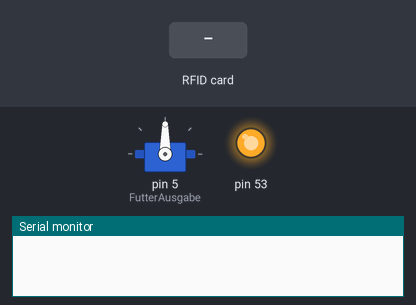
Simulated run of this sketch. Board: Arduino Mega 2560, built with avr-gcc and run on an emulated ATmega2560. On the bench: servo, output pins drawn as LEDs (lit = HIGH), the last lines printed to the serial monitor. The test bench sets the inputs (shaded band).

Above: at 1.2 s.
1.3 s: RFID card 5E 7A 19 C4 held to the reader
At 1.57 s:
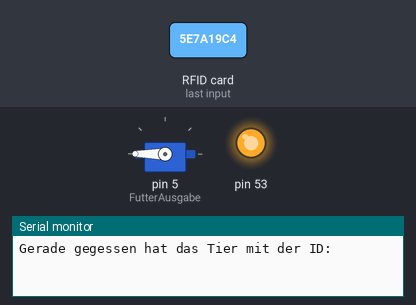
At 4.3 s:
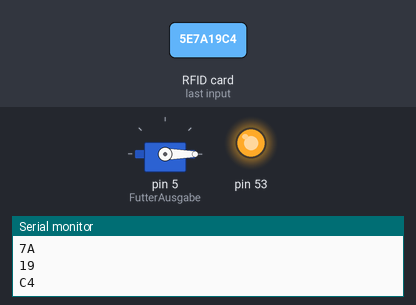
Timing chart, 0 to 5.8 s (numbered marks = the images above; inputs shaded):
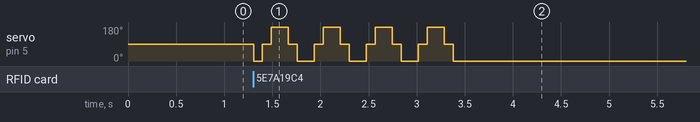

The sketch:

Futterautomatsketch.ino
```cpp
// Intelligente Futterstation
// Projektkurs Aufgabenfeld III
// Herr Schön, Herr Rüther, Herr Hansing
// Von Julia Görzen, Violetta Kraus, Mika Manke
// Bedienung eines Servo-Motors mit Hilfe eines RFID-Chips


#include <SPI.h>

#include <MFRC522.h>

#include <Servo.h>

#define SS_PIN 22

#define RST_PIN 4

MFRC522 mfrc522(SS_PIN, RST_PIN);

Servo FutterAusgabe;

int pos = 0;


  void setup()

  {

    Serial.begin(9600);

    SPI.begin();

    mfrc522.PCD_Init();

    FutterAusgabe.attach(5);

  }

  void loop()

  {

    if ( ! mfrc522.PICC_IsNewCardPresent())
    {

    return;

    }


    if ( ! mfrc522.PICC_ReadCardSerial())

    {

    return;
    }


    Serial.print("Gerade gegessen hat das Tier mit der ID:");


    for (byte i = 0; i < mfrc522.uid.size; i++)

    {

       for (pos = 0; pos <= 180; pos +=90)

       {

        FutterAusgabe.write(pos);

        delay(90);

       }

       for (pos = 180; pos >= 0; pos -= 90)

       {

          FutterAusgabe.write(pos);

          delay(90);
        }

      Serial.print(mfrc522.uid.uidByte[i], HEX);
-
      Serial.print(" ");


      Serial.println();
  }
}
```

Measured:
- after the input at 1.3 s, servo on pin 5 (FutterAusgabe): 90° → 0° at once, then repeats every 0.54 s: 90° 0.09 s, 180° 0.18 s, 90° 0.09 s, 0° 0.18 s, until it stays 0° from 3.4 s
